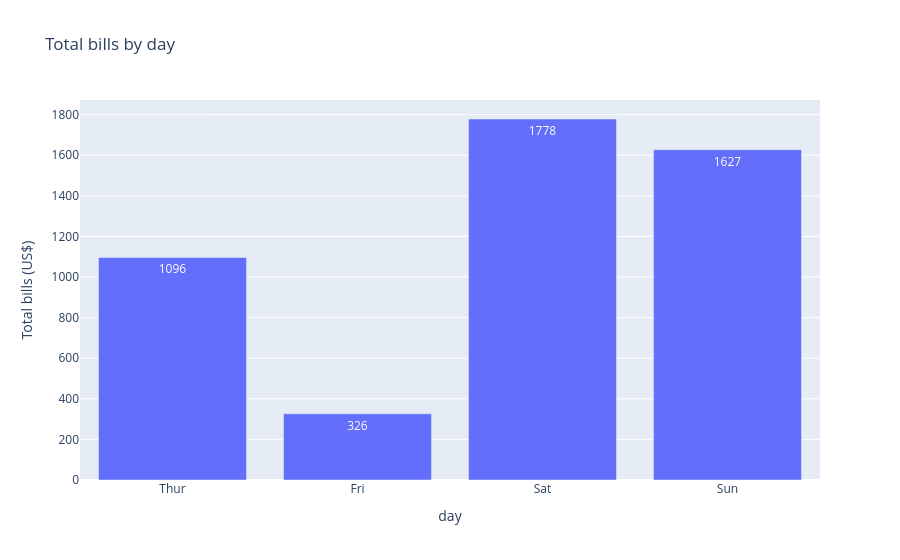

Here is the notebook cell this chart was saved with:
### Code cell
revenue = tips.groupby("day", as_index=False)["total_bill"].sum()     # aggregate FIRST: one row per bar
fig = px.bar(revenue, x="day", y="total_bill", text_auto=".0f", category_orders={"day": DAY_ORDER},
             title="Total bills by day", labels={"total_bill": "Total bills (US$)"})
fig.show()

### Figure 1 — Plotly figure (JSON) as saved in the notebook; plotly's stock layout.template omitted (floating-point values rounded to 4 significant figures)
{"data": [{"hovertemplate": "day=%{x}<br>Total bills (US$)=%{y}<extra></extra>", "legendgroup": "", "marker": {"color": "#636efa", "pattern": {"shape": ""}}, "name": "", "orientation": "v", "showlegend": false, "textposition": "auto", "texttemplate": "%{y:.0f}", "type": "bar", "x": ["Fri", "Sat", "Sun", "Thur"], "xaxis": "x", "y": [325.9, 1778.0, 1627.0, 1096.0], "yaxis": "y"}], "layout": {"barmode": "relative", "legend": {"tracegroupgap": 0}, "title": {"text": "Total bills by day"}, "xaxis": {"anchor": "y", "categoryarray": ["Thur", "Fri", "Sat", "Sun"], "categoryorder": "array", "domain": [0.0, 1.0], "title": {"text": "day"}}, "yaxis": {"anchor": "x", "domain": [0.0, 1.0], "title": {"text": "Total bills (US$)"}}}}
